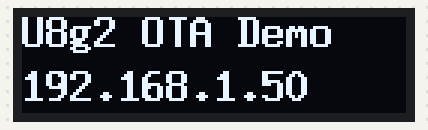
A sketch run on a simulated ESP8266 (NodeMCU). Parts: 128×32 one-colour display. WiFi joins after 1.5 s; servers stay silent unless stated; what the sketch prints to the serial monitor is not drawn.

Above: at 1.7 s.

The sketch:

demo.ino
```cpp
//////////////////////////////////////////////////////////////////////////////////////////////////////////////////
////                                                                                                          ////
////  TTGO ESP8266 0.91 inch OLED demo w/ OTA                                                                 ////
////  requires U8g2 library                                                                                   ////
////  Select "NodeMCU 0.9 (ESP-12 Module)" board                                                              ////
////  More examples at http://simplestuffmatters.com                                                          ////
////  USB drivers: https://www.silabs.com/products/development-tools/software/usb-to-uart-bridge-vcp-drivers  ////
////                                                                                                          ////
//////////////////////////////////////////////////////////////////////////////////////////////////////////////////

#include <ESP8266WiFi.h>  //For ESP8266
#include <ESP8266mDNS.h>  //For OTA
#include <WiFiUdp.h>      //For OTA
#include <ArduinoOTA.h>   //For OTA
#include <Arduino.h>
#include <U8g2lib.h>      // make sure to add U8g2 library and restart Arduino IDE
#include <SPI.h>
#include <Wire.h>

#define OLED_SDA  2
#define OLED_SCL 14
#define OLED_RST  4
U8G2_SSD1306_128X32_UNIVISION_F_SW_I2C u8g2(U8G2_R0, OLED_SCL, OLED_SDA , OLED_RST);
const char *text = "U8g2 OTA Demo";  // scroll this text from right to left

//WIFI configuration
#define wifi_ssid "REPLACE WITH SSID"
#define wifi_password "REPLACE WITH PASSWORD"
#define WiFi_hostname "ESP8266-TTGO"

//Necesary to make Arduino Software autodetect OTA device
WiFiServer TelnetServer(8266);

void setup_wifi() {
  delay(100);
  Serial.println("");
  Serial.print("Connecting to ");
  Serial.println(wifi_ssid);
  WiFi.hostname(WiFi_hostname);
  WiFi.begin(wifi_ssid, wifi_password);
  while (WiFi.status() != WL_CONNECTED) {
    delay(500);
    Serial.print(".");
  }
  Serial.print("   IP address: ");
  Serial.println(WiFi.localIP());

  Serial.print("Configuring OTA device...");
  TelnetServer.begin();   //Necesary to make Arduino Software autodetect OTA device

  ArduinoOTA.onStart([]() {Serial.println("OTA starting...");});
  ArduinoOTA.onEnd([]() {Serial.println("OTA update finished!");Serial.println("Rebooting...");});
  ArduinoOTA.onProgress([](unsigned int progress, unsigned int total) {Serial.printf("OTA in progress: %u%%\r\n", (progress / (total / 100)));});
  ArduinoOTA.onError([](ota_error_t error) {
    Serial.printf("Error[%u]: ", error);
    if (error == OTA_AUTH_ERROR) Serial.println("Auth Failed");
    else if (error == OTA_BEGIN_ERROR) Serial.println("Begin Failed");
    else if (error == OTA_CONNECT_ERROR) Serial.println("Connect Failed");
    else if (error == OTA_RECEIVE_ERROR) Serial.println("Receive Failed");
    else if (error == OTA_END_ERROR) Serial.println("End Failed");
  });
  ArduinoOTA.begin();
  Serial.println("Wifi OK");
}

void setup() {
  Serial.begin(9600);
  setup_wifi();
  u8g2.begin();
}

void loop() {
  ArduinoOTA.handle();
  u8g2.clearBuffer();          // clear the internal memory
  u8g2.setFont(u8g2_font_8x13B_mf); // choose a suitable font
  u8g2.drawStr(0,10,text);  // write something to the internal memory
  IPAddress myip= WiFi.localIP();
  String sFullip = String(myip[0]) + "." + myip[1] + "." + myip[2] + "." + myip[3];
  u8g2.drawStr(0,28,sFullip.c_str());  // write something to the internal memory

  u8g2.sendBuffer();          // transfer internal memory to the display
  delay(1000);
}
```
